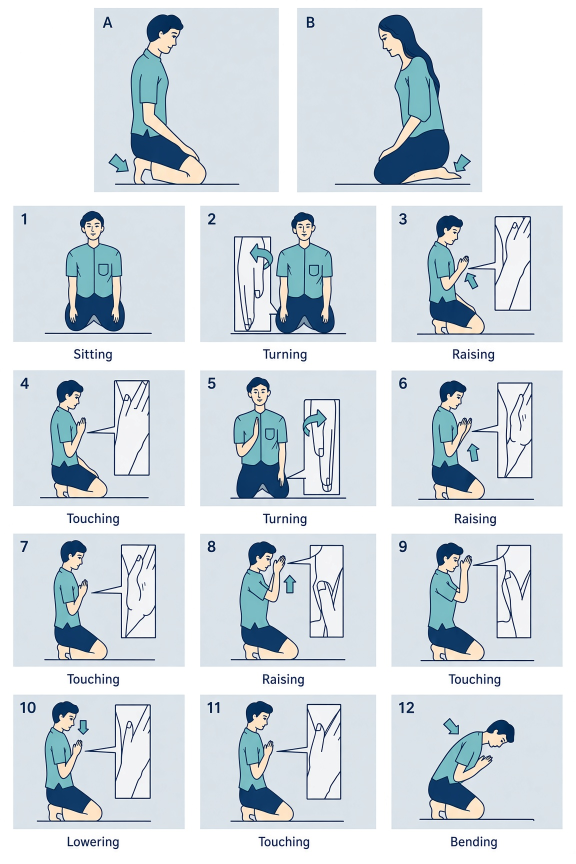
#> input picture tools/figures/sources/prostration-sheet-1.jpg, 1152 x 1728 px (shown at 1/2 size)
$ python cut-prostration-plates.py
#> lines starting #> are read from the running program, lines starting #| are printed output that depends on the picture; after the words box and inside, x2 and y2 are one past the last pixel; in counts of white or black regions, pixels touching at a corner belong together
#> in main, im is the input picture: PIL image 1152x1728 RGB; mean R, G, B 211.3, 220, 226.1
# -*- coding: utf-8 -*-
"""Cut the three Sirimangalo prostration sheets into one image per position.

Input:  sources/prostration-sheet-1.jpg  (kneeling A and B, positions 1 to 12)
        sources/prostration-sheet-2.jpg  (13 to 27)
        sources/prostration-sheet-3.jpg  (28 to 39)
Output: practice/images/prostration/kneel-a.png, kneel-b.png, step-01.png ...

The panels sit on a pale blue ground on white, which is what finds them: the
ground is the mask, each connected region is one panel. The English caption
under each panel is outside the ground and so is left behind, which is the
point: the noting word is set as HTML text on the page instead, so one set of
images serves both the English and the Dutch page. Panels on sheet 2 also
carry a dark frame; strip_frame drops it so the set looks uniform. Nothing
inside the drawing is touched.

Run from this directory:  python3 cut-prostration-plates.py
"""
from PIL import Image
import numpy as np
from scipy import ndimage
import os

HERE = os.path.dirname(os.path.abspath(__file__))
SRC = os.path.join(HERE, 'sources')
OUT = os.path.join(HERE, '..', '..', 'practice', 'images', 'prostration')

ORDER = {'prostration-sheet-1.jpg': ['a', 'b'] + [str(i) for i in range(1, 13)],
         'prostration-sheet-2.jpg': [str(i) for i in range(13, 28)],
         'prostration-sheet-3.jpg': [str(i) for i in range(28, 40)]}


def panels(path):
    """Bounding boxes of the pale blue panel grounds, in reading order."""
    a = np.asarray(Image.open(path).convert('RGB')).astype(int)
    r, g, b = a[:, :, 0], a[:, :, 1], a[:, :, 2]
    mask = (b - r > 10) & (r > 140) & (r < 238) & (b < 248)
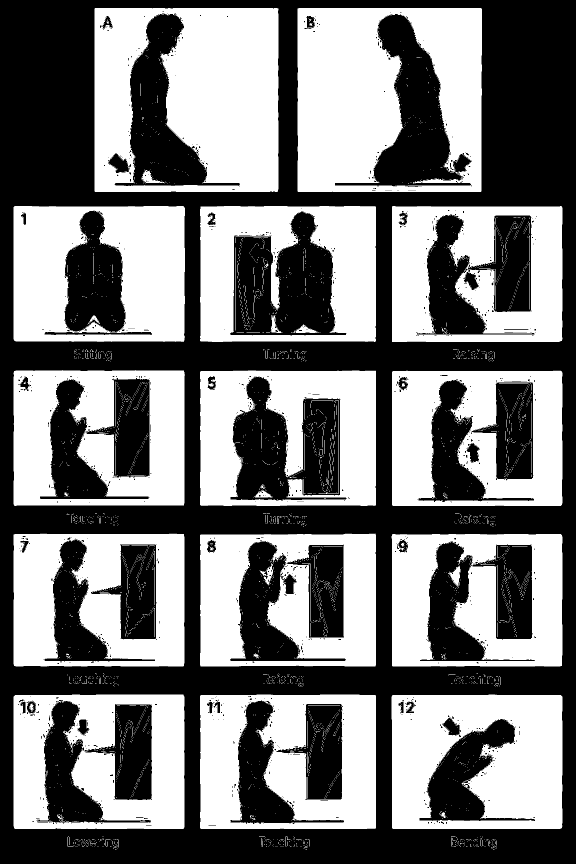
#> mask: shape (1728, 1152) bool (shown at 1/2 size); 48.4% white; 4560 white regions (4472 under 20 px), largest, box (x1, y1, x2, y2) and area: (189, 16, 557, 384) 104259, (595, 16, 964, 384) 101632, (783, 1389, 1125, 1658) 71795
    mask = ndimage.binary_fill_holes(ndimage.binary_closing(mask, np.ones((7, 7), bool)))
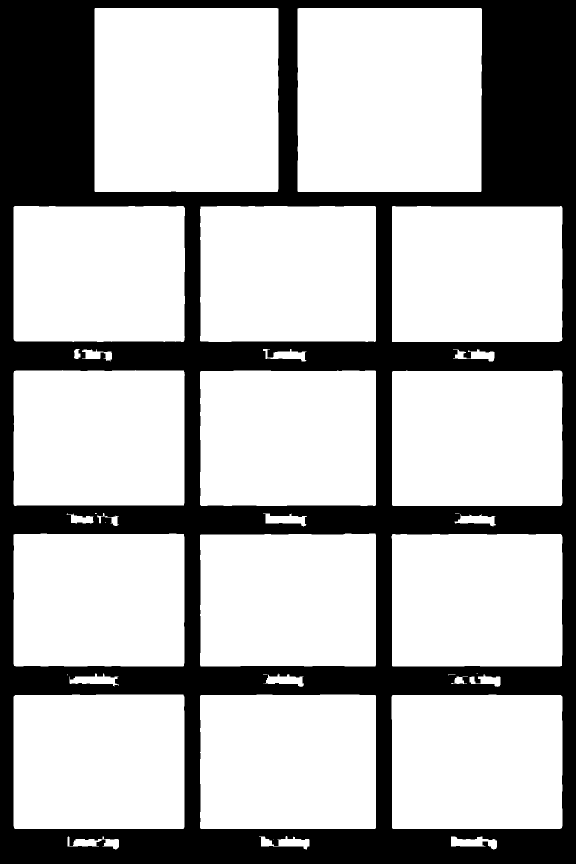
#> mask: shape (1728, 1152) bool (shown at 1/2 size); 70.1% white; 1 black region, box (x1, y1, x2, y2) and area: (0, 0, 1152, 1728) 595840
    lab, _ = ndimage.label(mask)
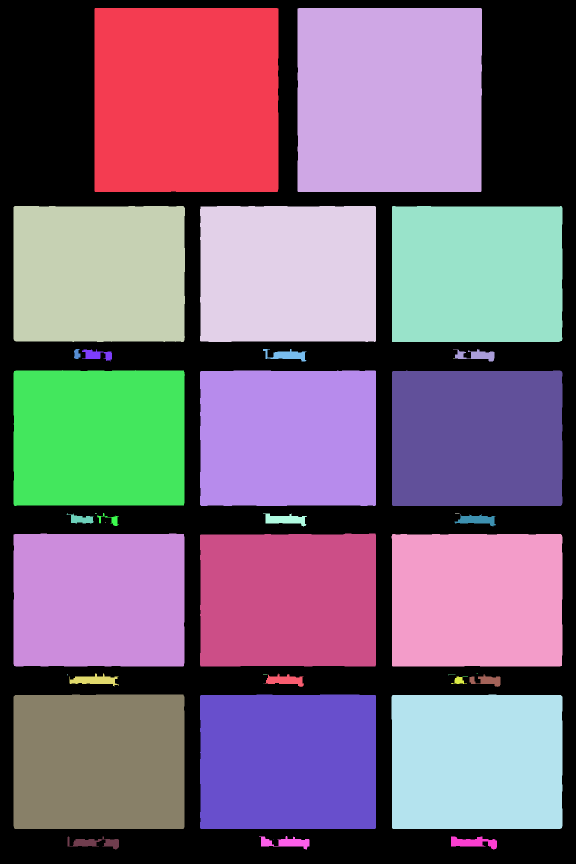
#> lab: shape (1728, 1152) int32 (shown at 1/2 size); 43 distinct labels, from 0 to 42; one colour per label, 0 black
    out = []
    for sl in ndimage.find_objects(lab):
        y, x = sl
        if x.stop - x.start > 150 and y.stop - y.start > 120:
            out.append((x.start, y.start, x.stop, y.stop))
#> this loop made 42 passes
#> after the loop, out = 14 items, first 6: (189, 16, 557, 384), (595, 16, 964, 384), (27, 412, 370, 684), (400, 412, 752, 684), (784, 412, 1125, 684), (27, 740, 370, 1012)
    out.sort(key=lambda t: (round(t[1] / 50), t[0]))
    return out


def strip_frame(img, look=12, thresh=120):
    """Crop just inside the panel's own dark frame, where it has one."""
    a = np.asarray(img.convert('L')).astype(float)
    H, W = a.shape

    def edge(lines):
        last = None
        for i, v in enumerate(lines):
            if v < thresh:
                last = i
        return last

    t = edge([a[i, :].mean() for i in range(min(look, H // 4))])
    b = edge([a[H - 1 - i, :].mean() for i in range(min(look, H // 4))])
    l = edge([a[:, i].mean() for i in range(min(look, W // 4))])
    r = edge([a[:, W - 1 - i].mean() for i in range(min(look, W // 4))])
    return img.crop((0 if l is None else l + 1,
                     0 if t is None else t + 1,
                     W if r is None else W - r - 1,
                     H if b is None else H - b - 1))


def main():
    raw = {}
    for f, names in ORDER.items():
        im = Image.open(os.path.join(SRC, f)).convert('RGB')
        boxes = panels(os.path.join(SRC, f))
        assert len(boxes) == len(names), (f, len(boxes), len(names))
        for box, n in zip(boxes, names):
            raw[n] = strip_frame(im.crop(box))
#> this loop made 14 passes
#> pass 1, in strip_frame, `a = np.asarray(img.convert('L')).astype(float)`:
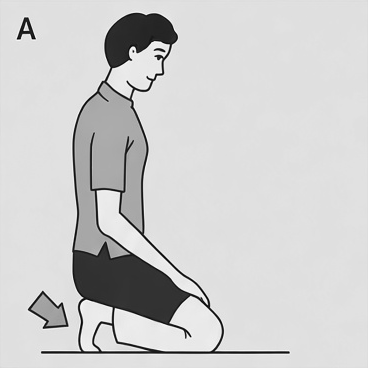
#> a: shape (368, 368) float64; min 3, max 254, mean 205.7
#> pass 3, in strip_frame (call 3), `a = np.asarray(img.convert('L')).astype(float)`:
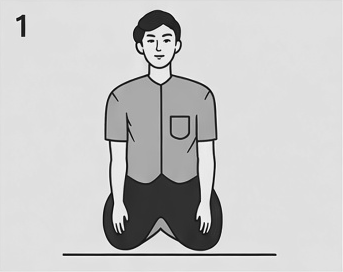
#> a: shape (272, 343) float64; min 3, max 254, mean 201.4
#> after the loop, raw = 14 items
#> pass 2 of the loop in main, `for f, names in ORDER.items():`:
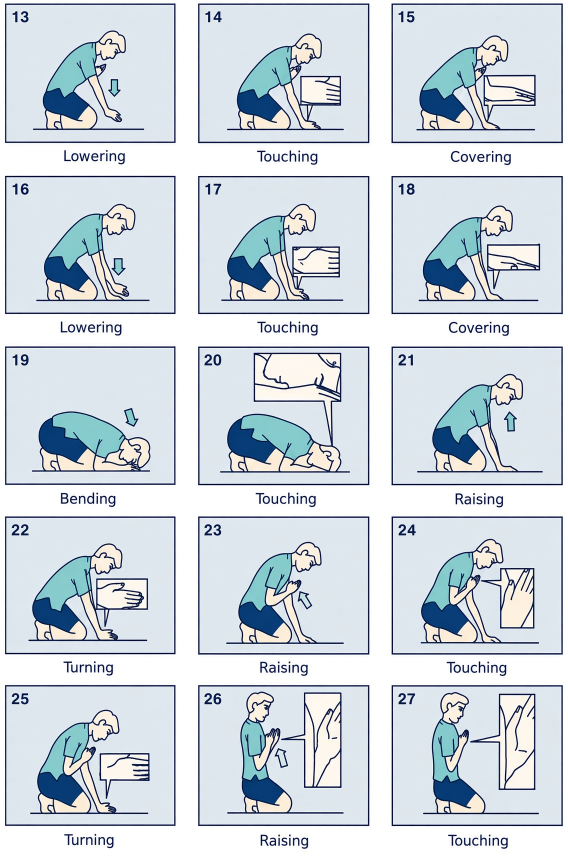
#> input picture tools/figures/sources/prostration-sheet-2.jpg, 1136 x 1728 px (shown at 1/2 size)
#> in main, im is the input picture: PIL image 1136x1728 RGB; mean R, G, B 208, 216.8, 224
#> g: shape (1728, 1136) int64
#> in panels (call 2), `lab, _ = ndimage.label(mask)`:
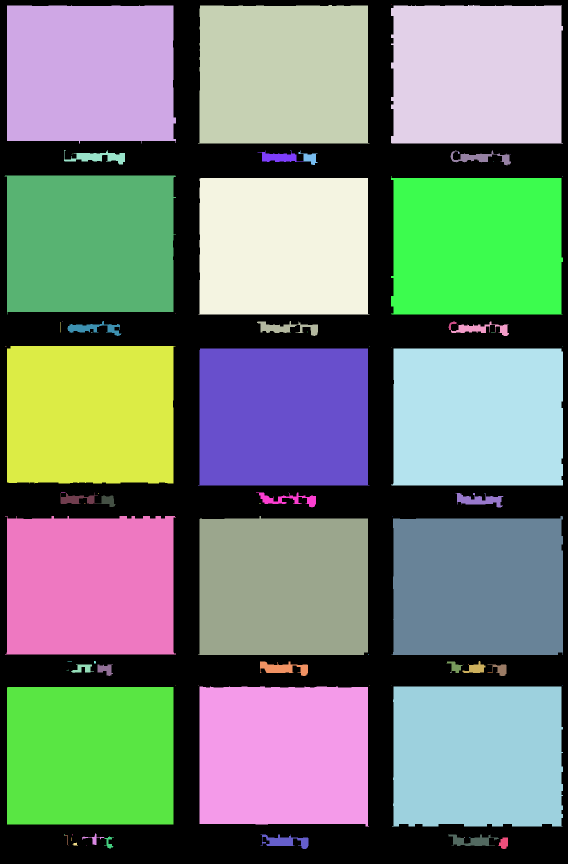
#> lab: shape (1728, 1136) int32 (shown at 1/2 size); 90 distinct labels, from 0 to 89; one colour per label, 0 black
#> the loop in panels (call 2), `for sl in ndimage.find_objects(lab):` made 89 passes
#> after the loop in panels (call 2), `for sl in ndimage.find_objects(lab):`: out = 15 items, first 6: (14, 10, 352, 287), (396, 10, 739, 287), (782, 10, 1126, 287), (9, 351, 352, 629), (782, 352, 1126, 629), (397, 356, 739, 629)
#> the loop in main, `for box, n in zip(boxes, names):` made 15 passes
#> (box, n, H in strip_frame, W in strip_frame, b in strip_frame, l in strip_frame, r in strip_frame) on passes 2, 3, 5, 9, 15: ((396, 10, 739, 287), '14', 277, 343, 3, 2, 2), ((782, 10, 1126, 287), '15', 277, 344, 3, 3, 2), ((397, 356, 739, 629), '17', 273, 342, 3, 1, 2), ((782, 697, 1126, 971), '21', 274, 344, 2, 3, 2), ((784, 1373, 1126, 1653), '27', 280, 342, 3, 1, 2)
#> pass 3, in strip_frame (call 17), `a = np.asarray(img.convert('L')).astype(float)`:
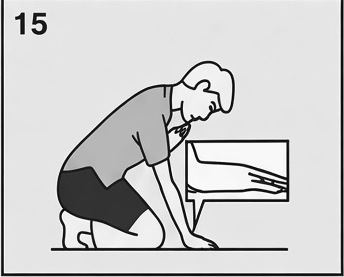
#> a: shape (277, 344) float64; min 4, max 255, mean 203.9
#> after the loop in main, `for box, n in zip(boxes, names):`: raw = 29 items
#> pass 3 of the loop in main, `for f, names in ORDER.items():`:
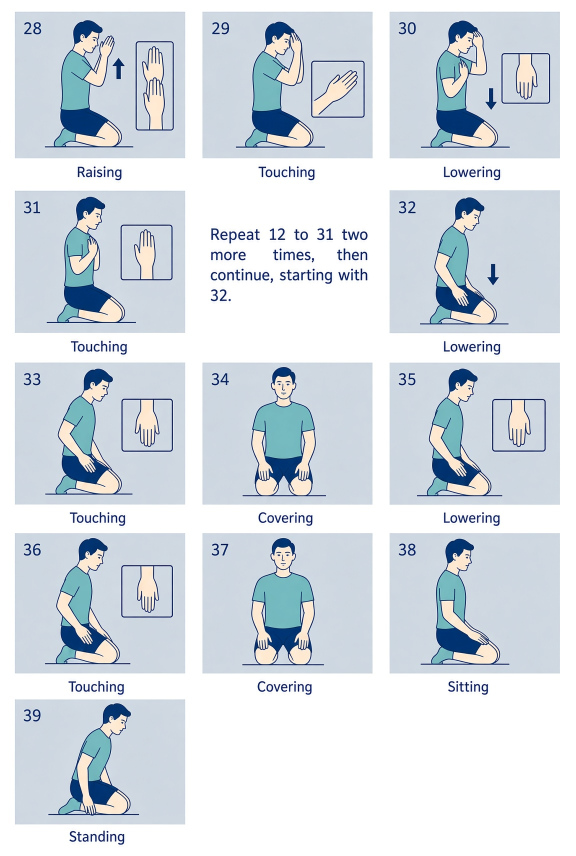
#> input picture tools/figures/sources/prostration-sheet-3.jpg, 1152 x 1712 px (shown at 1/2 size)
#> in main, im is the input picture: PIL image 1152x1712 RGB; mean R, G, B 213.8, 221.5, 228.3
#> g: shape (1712, 1152) int64
#> in panels (call 3), `lab, _ = ndimage.label(mask)`:
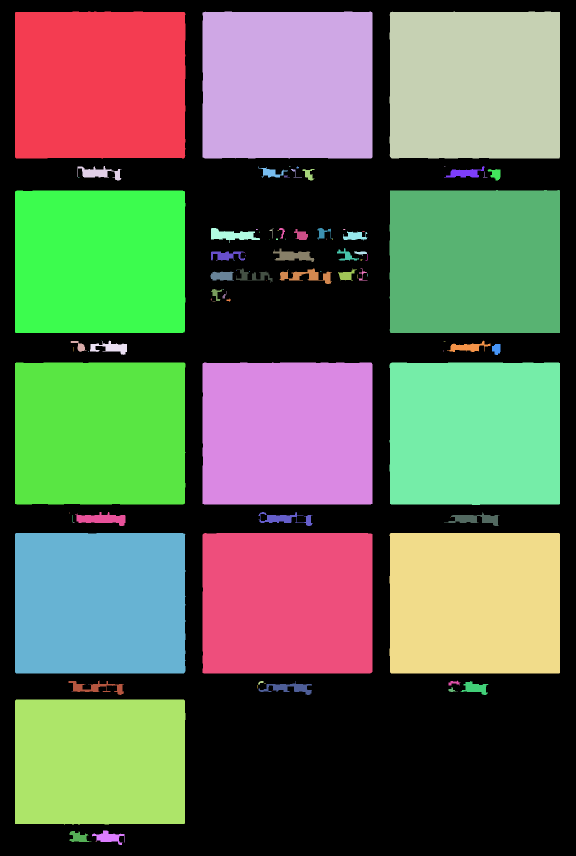
#> lab: shape (1712, 1152) int32 (shown at 1/2 size); 103 distinct labels, from 0 to 102; one colour per label, 0 black
#> the loop in panels (call 3), `for sl in ndimage.find_objects(lab):` made 102 passes
#> after the loop in panels (call 3), `for sl in ndimage.find_objects(lab):`: out = 12 items, first 6: (30, 23, 371, 317), (405, 23, 745, 317), (779, 23, 1120, 317), (779, 380, 1120, 666), (30, 381, 371, 666), (30, 725, 371, 1009)
#> the loop in main, `for box, n in zip(boxes, names):` made 12 passes
#> (box, n, H in strip_frame, W in strip_frame) on passes 1 to 8: ((30, 23, 371, 317), '28', 294, 341), ((405, 23, 745, 317), '29', 294, 340), ((779, 23, 1120, 317), '30', 294, 341), ((30, 381, 371, 666), '31', 285, 341), ((779, 380, 1120, 666), '32', 286, 341), ((30, 725, 371, 1009), '33', 284, 341), ((405, 725, 745, 1009), '34', 284, 340), ((779, 725, 1120, 1010), '35', 285, 341)
#> pass 3, in strip_frame (call 32), `a = np.asarray(img.convert('L')).astype(float)`:
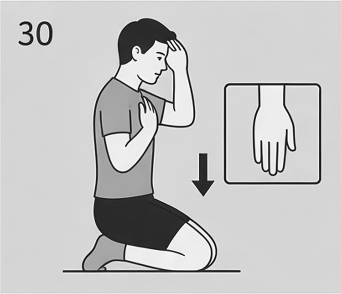
#> a: shape (294, 341) float64; min 6, max 255, mean 196.5
#> after the loop in main, `for box, n in zip(boxes, names):`: raw = 41 items

    # One cell size for every numbered plate, so the page grid is even. The
    # padding takes each panel's own ground colour, so it does not show.
    num = [k for k in raw if k not in ('a', 'b')]
#> num = 39 items, first 6: '1', '2', '3', '4', '5', '6'
    W = max(raw[k].width for k in num)
#> W = 352
    H = max(raw[k].height for k in num)
#> H = 294
    os.makedirs(OUT, exist_ok=True)
    for n, img in raw.items():
        if n in ('a', 'b'):
            out = img
        else:
            out = Image.new('RGB', (W, H), img.getpixel((2, 2)))
            out.paste(img, ((W - img.width) // 2, (H - img.height) // 2))
        name = 'kneel-%s' % n if n in ('a', 'b') else 'step-%02d' % int(n)
        out.quantize(colors=64, method=Image.MEDIANCUT).save(
            os.path.join(OUT, name + '.png'), optimize=True)
#> this loop made 41 passes
#> (n, name) on passes 1 to 12: ('a', 'kneel-a'), ('b', 'kneel-b'), ('1', 'step-01'), ('2', 'step-02'), ('3', 'step-03'), ('4', 'step-04'), ('5', 'step-05'), ('6', 'step-06'), ('7', 'step-07'), ('8', 'step-08'), ('9', 'step-09'), ('10', 'step-10')
#> pass 1, in main, `out = img`:
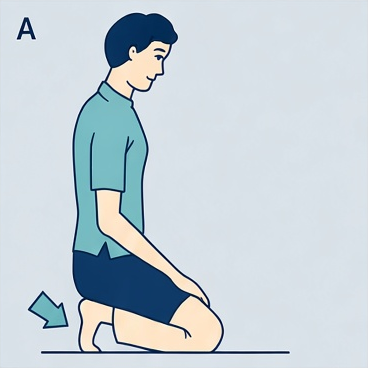
#> out: PIL image 368x368 RGB; mean R, G, B 196.2, 208.5, 216
#> after the loop:
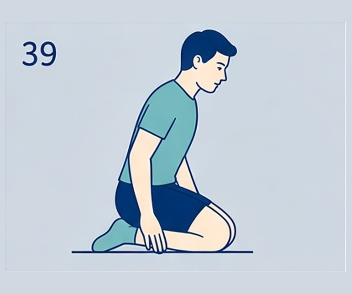
#> out: PIL image 352x294 RGB; mean R, G, B 192.9, 204.9, 215.5
    print('%d plates written to %s' % (len(raw), os.path.normpath(OUT)))
#| 41 plates written to practice/images/prostration


if __name__ == '__main__':
    main()
